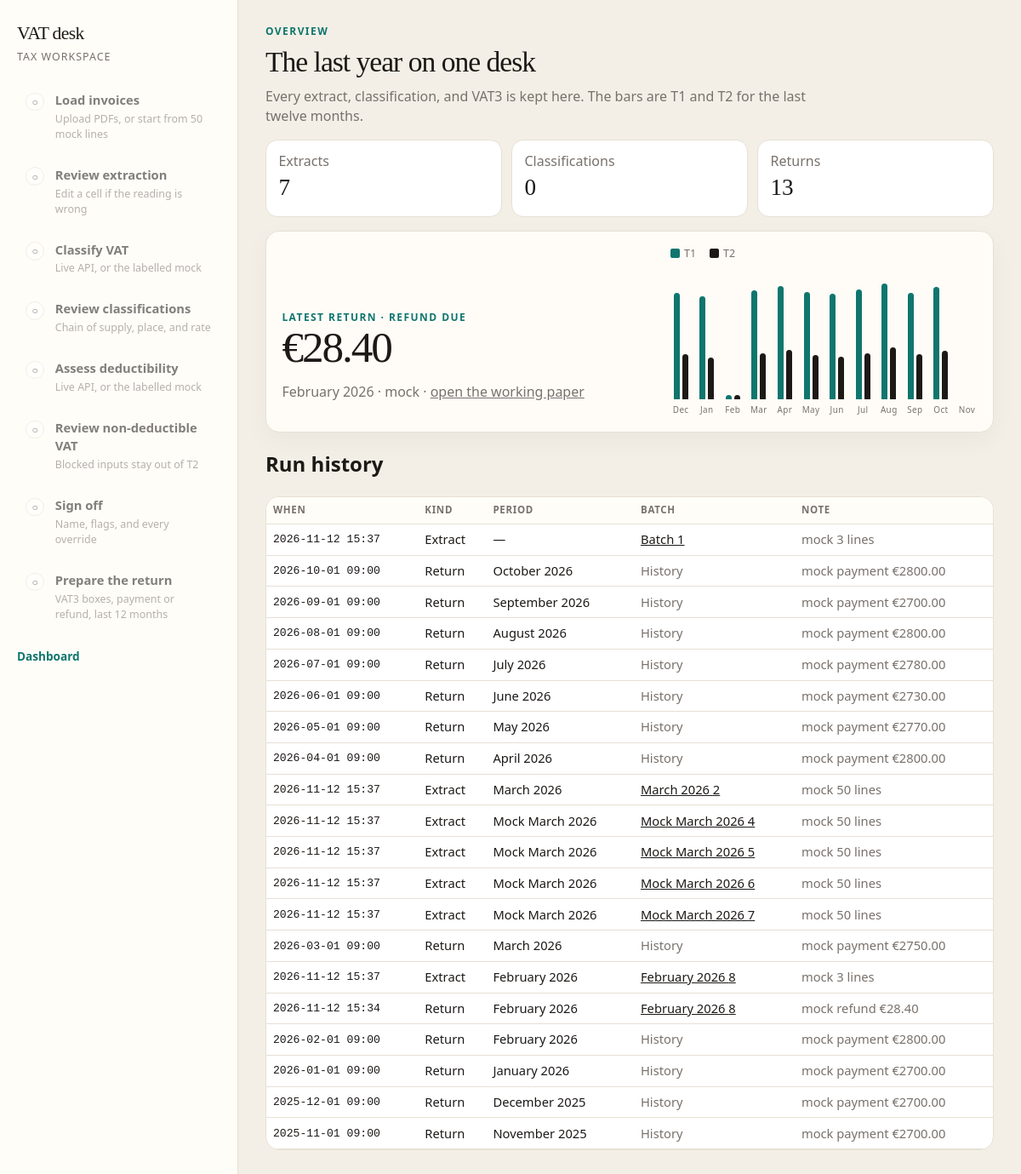
Page /dashboard/ on the earlier database version.
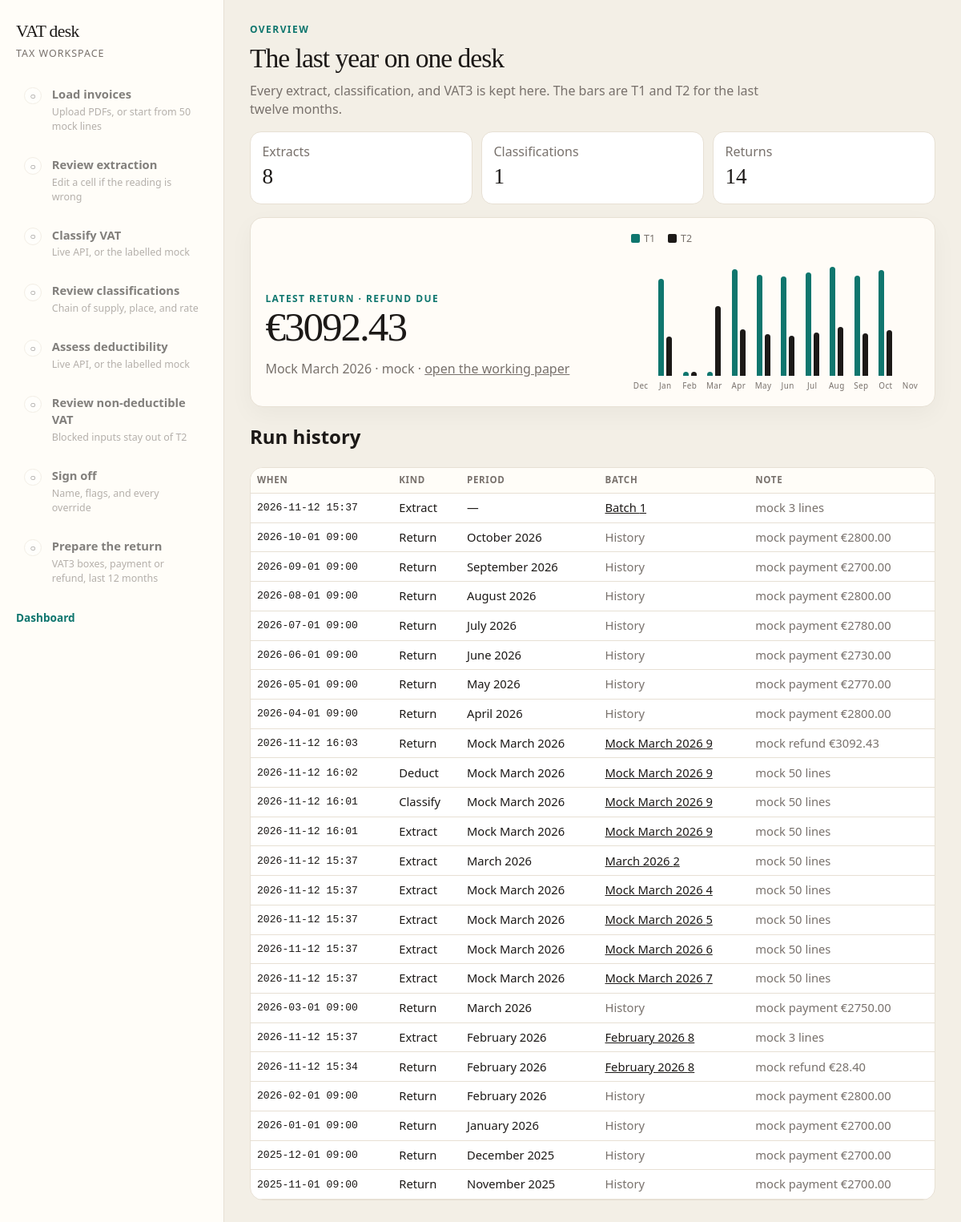
Same page on the later database version.
### items/models.py (models this page shows, shortened)
class VatRun(models.Model):
    EXTRACT = "extract"
    CLASSIFY = "classify"
    DEDUCT = "deduct"
    RETURN = "return"
    KIND_CHOICES = [
        (EXTRACT, "Extract"),
        (CLASSIFY, "Classify"),
        (DEDUCT, "Deduct"),
        (RETURN, "Return"),
    ]
    batch = models.ForeignKey(Batch, related_name="runs", null=True, blank=True, on_delete=models.CASCADE)
    kind = models.CharField(max_length=16, choices=KIND_CHOICES)
    created = models.DateTimeField(auto_now_add=True)
    period_label = models.CharField(max_length=64, blank=True)
    period_date = models.DateField(null=True, blank=True)
    mock = models.BooleanField(default=False)
    payload = models.JSONField(default=dict, blank=True)
    class Meta:
        ordering = ["-period_date", "-created", "-id"]

class Batch(models.Model):
    EXTRACTED = "extracted"
    EXTRACTION_ACCEPTED = "extraction_accepted"
    CLASSIFIED = "classified"
    DEDUCTIBILITY = "deductibility"
    DEDUCTION_ACCEPTED = "deduction_accepted"
    RETURN_READY = "return_ready"
    STATUS_CHOICES = [
        (EXTRACTED, "Review extraction"),
        (EXTRACTION_ACCEPTED, "Classifying"),
        (CLASSIFIED, "Review VAT"),
        (DEDUCTIBILITY, "Review deductibility"),
        (DEDUCTION_ACCEPTED, "Sign off"),
        (RETURN_READY, "VAT return"),
    ]
    created = models.DateTimeField(auto_now_add=True)
    status = models.CharField(max_length=32, choices=STATUS_CHOICES, default=EXTRACTED)
    period_label = models.CharField(max_length=64, blank=True)
    class Meta:
        ordering = ["-created"]

### items/views.py (the view)
# urls.py: path("dashboard/", views.dashboard, name="dashboard"),
def dashboard(request):
    backfill_mock_history()
    runs = VatRun.objects.select_related("batch")[:40]
    returns = list(VatRun.objects.filter(kind=VatRun.RETURN).order_by("-period_date", "-created")[:12])
    points = [(run.period_date, (run.payload or {}).get("boxes") or {}) for run in reversed(returns)]
    latest = VatRun.objects.filter(kind=VatRun.RETURN).order_by("-created").first()
    latest_boxes = (latest.payload or {}).get("boxes") if latest else None
    return render(
        request,
        "items/dashboard.html",
        {
            "batch": None,
            "plan": workspace_plan(None, dashboard=True),
            "runs": runs,
            "months": chart_months(points),
            "latest": latest,
            "latest_boxes": latest_boxes or {},
            "counts": {
                "extract": VatRun.objects.filter(kind=VatRun.EXTRACT).count(),
                "classify": VatRun.objects.filter(kind=VatRun.CLASSIFY).count(),
                "return": VatRun.objects.filter(kind=VatRun.RETURN).count(),
            },
        },
    )

### items/mocks.py (called while the page is built, shortened)
def seed_return_history():
    if VatRun.objects.filter(kind=VatRun.RETURN, mock=True, batch__isnull=True).count() >= 12:
        return

def backfill_mock_history():
    if Invoice.objects.filter(read_source="mock").exists():
        seed_return_history()
    missing = (
        Batch.objects.filter(invoices__read_source="mock")
        .exclude(runs__kind=VatRun.EXTRACT)
        .distinct()
    )

### items/plan.py (called while the page is built, shortened)
def _load_detail(batch, counts):
    if batch is None:
        return "Upload PDFs, or start from 50 mock lines"
    return f"{counts['lines']} lines · {counts['invoices']} invoices"

def _vat_detail(batch, counts):
    if batch is None or batch.status not in ("classified", "deductibility", "deduction_accepted", "return_ready"):
        return "Chain of supply, place, and rate"
    if counts["low"]:
        return f"{counts['low']} low-confidence lines"
    return "Every line is above the threshold"

def _deduct_detail(batch, counts):
    if batch is None or batch.status not in ("deductibility", "deduction_accepted", "return_ready"):
        return "Blocked inputs stay out of T2"
    blocked = InvoiceLine.objects.filter(invoice__batch=batch, deductible="none").count()
    if blocked:
        return f"{blocked} non-deductible lines"
    return "Nothing blocked"

def _href(batch, key, done, current):
    if batch is None or (key not in done and key != current):
        return ""

### items/vat.py (called while the page is built)
def parse_amount(value):
    text = str(value or "").strip()
    for token in (",", "€", "EUR", "eur"):
        text = text.replace(token, "")
    text = text.strip()
    if not text:
        return Decimal("0.00")
    try:
        return Decimal(text)
    except InvalidOperation:
        return Decimal("0.00")

def format_amount(value):
    return f"{value.quantize(Decimal('0.01'))}"

### items/vat3.py (called while the page is built)
def shift_month(day, offset):
    month_index = day.month - 1 + offset
    year = day.year + month_index // 12
    month = month_index % 12 + 1
    return date(year, month, 1)

def _dec(boxes, key):
    if not boxes:
        return Decimal("0.00")
    return parse_amount(boxes.get(key, "0"))

def _pct(value, peak):
    if value <= 0 or peak <= 0:
        return 0
    return max(4, int((value / peak) * 100))

### items/templates/items/dashboard.html (shortened to what this page needs)
{% extends "items/base.html" %}
{% block heading %}The last year on one desk{% endblock %}
{% block body %}
  <p class="lede">Every extract, classification, and VAT3 is kept here. The bars are T1 and T2 for the last twelve months.</p>
  <div class="stats">
    <div class="stat"><span class="muted">Extracts</span><strong>{{ counts.extract }}</strong></div>
    <div class="stat"><span class="muted">Classifications</span><strong>{{ counts.classify }}</strong></div>
    <div class="stat"><span class="muted">Returns</span><strong>{{ counts.return }}</strong></div>
  </div>
  {% if latest_boxes.outcome %}
  <section class="card verdict">
    <div>
      {% if latest_boxes.outcome == "payment" %}
        <p class="kicker">Latest return · payment due</p>
      {% elif latest_boxes.outcome == "refund" %}
        <p class="kicker">Latest return · refund due</p>
      {% else %}
        <p class="kicker">Latest return · nothing due</p>
      {% endif %}
      <p class="due">€{{ latest_boxes.due }}</p>
      <p class="muted">{{ latest.period_label }}{% if latest.mock %} · mock{% endif %}{% if latest.batch %} · <a href="{% url 'batch_return' latest.batch.pk %}">open the working paper</a>{% endif %}</p>
    </div>
    <div>
      <div class="legend"><span><b class="t1"></b>T1</span><span><b class="t2"></b>T2</span></div>
      <div class="chart">
        {% for month in months %}
        <div class="col" title="{{ month.label }} {{ month.year }} · T1 {{ month.t1 }} · T2 {{ month.t2 }}">
          <div class="pair">
            <i class="t1" style="height: {{ month.t1_pct }}%"></i>
            <i class="t2" style="height: {{ month.t2_pct }}%"></i>
          </div>
          <small>{{ month.label }}</small>
        </div>
        {% endfor %}
      </div>
    </div>
  </section>
  {% else %}
  <section class="card">
    <h2>No returns yet</h2>
    <p class="muted">Runs appear here after you load invoices, classify them, or prepare a return.</p>
  </section>
  {% endif %}
  {% if runs %}
  <h2>Run history</h2>
  <div class="table-wrap">
    <table>
      <thead>
        <tr><th>When</th><th>Kind</th><th>Period</th><th>Batch</th><th>Note</th></tr>
      </thead>
      <tbody>
        {% for run in runs %}
        <tr>
          <td class="num">{{ run.created|date:"Y-m-d H:i" }}</td>
          <td>{{ run.get_kind_display }}</td>
          <td>{{ run.period_label|default:"—" }}</td>
          <td>
            {% if run.batch %}
              <a href="{% url 'batch_detail' run.batch.pk %}">{{ run.batch.period_label|default:"Batch" }} {{ run.batch.pk }}</a>
            {% else %}
              <span class="muted">History</span>
            {% endif %}
          </td>
          <td class="muted">{% if run.mock %}mock{% endif %} {% if run.payload.boxes %}{{ run.payload.boxes.outcome }} €{{ run.payload.boxes.due }}{% elif run.payload.line_count %}{{ run.payload.line_count }} lines{% endif %}</td>
        </tr>
        {% endfor %}
      </tbody>
    </table>
  </div>
  {% endif %}
{% endblock %}

### items/templates/items/base.html (shortened to what this page needs)
<!DOCTYPE html>
<html lang="en">
<head>
</head>
<body>
  <div class="shell">
    <aside class="plan">
      <div class="brand"><a href="{% url 'batch_list' %}">VAT desk</a></div>
      <p class="eyebrow">Tax workspace</p>
      <ol class="steps">
        {% for step in plan.steps %}
        <li class="step {{ step.state }}">
          <span class="mark">{% if step.state == "done" %}✓{% elif step.state == "current" %}●{% else %}○{% endif %}</span>
          <div>
            {% if step.href %}<a class="step-title" href="{{ step.href }}">{{ step.title }}</a>{% else %}<div class="step-title">{{ step.title }}</div>{% endif %}
            <div class="step-detail">{{ step.detail }}</div>
          </div>
        </li>
        {% endfor %}
      </ol>
      <a class="dash-link" href="{% url 'dashboard' %}">Dashboard</a>
    </aside>
    <main>
      <p class="kicker">{{ plan.kicker }}</p>
      <h1>{% block heading %}{{ plan.current_title }}{% endblock %}</h1>
      {% block body %}{% endblock %}
    </main>
  </div>
</body>
</html>

### items/templates/items/base.html (style rules this page uses)
:root { color-scheme: light; --bg: #f3efe6; --ink: #1c1917; --muted: #78716c; --line: #e7e0d4; --card: #fffcf7; --teal: #0f766e; --teal-soft: #ccfbf1; --amber: #fef3c7; --amber-ink: #92400e; --danger: #b91c1c; }
* { box-sizing: border-box; }
body { margin: 0; min-height: 100vh; background: var(--bg); color: var(--ink); font-family: "Avenir Next", "Segoe UI", sans-serif; line-height: 1.45; }
a { color: inherit; }
.shell { display: grid; grid-template-columns: 280px 1fr; min-height: 100vh; }
.plan { position: sticky; top: 0; height: 100vh; padding: 1.5rem 1.25rem; background: #fffdf8; border-right: 1px solid var(--line); overflow: auto; }
.brand { font-family: Palatino, "Iowan Old Style", Georgia, serif; font-size: 1.35rem; letter-spacing: -0.03em; }
.brand a { text-decoration: none; }
.eyebrow { margin: 0.2rem 0 1.2rem; color: var(--muted); font-size: 0.78rem; letter-spacing: 0.08em; text-transform: uppercase; }
.steps { list-style: none; margin: 0; padding: 0; display: flex; flex-direction: column; gap: 0.35rem; }
.step { display: grid; grid-template-columns: 1.6rem 1fr; gap: 0.55rem; padding: 0.7rem 0.65rem; border-radius: 12px; }
.step.todo { opacity: 0.55; }
.mark { width: 1.35rem; height: 1.35rem; border-radius: 999px; display: grid; place-items: center; font-size: 0.75rem; margin-top: 0.1rem; border: 1px solid var(--line); background: #fff; }
.step-title { font-weight: 600; font-size: 0.92rem; text-decoration: none; }
.step-detail { color: var(--muted); font-size: 0.78rem; margin-top: 0.15rem; }
main { padding: 1.75rem 2rem 3rem; max-width: 1180px; }
.kicker { margin: 0; color: var(--teal); font-size: 0.75rem; letter-spacing: 0.12em; text-transform: uppercase; font-weight: 700; }
h1 { font-family: Palatino, "Iowan Old Style", Georgia, serif; font-size: 2.1rem; font-weight: 500; letter-spacing: -0.03em; margin: 0.25rem 0; }
.lede { color: var(--muted); max-width: 40rem; margin-top: 0; }
.card { background: var(--card); border: 1px solid var(--line); border-radius: 16px; padding: 1.1rem 1.15rem 1.2rem; box-shadow: 0 10px 30px rgba(28, 25, 23, 0.04); }
.table-wrap { max-height: calc(100vh - 240px); overflow: auto; border: 1px solid var(--line); border-radius: 16px; background: white; }
table { width: 100%; border-collapse: collapse; font-size: 0.92rem; }
th, td { text-align: left; vertical-align: middle; padding: 0.45rem 0.5rem; border-bottom: 1px solid var(--line); }
th { position: sticky; top: 0; background: #fffdf8; font-size: 0.72rem; letter-spacing: 0.06em; text-transform: uppercase; color: var(--muted); }
.num { font-variant-numeric: tabular-nums; font-family: ui-monospace, "SF Mono", monospace; font-size: 0.82rem; }
.muted { color: var(--muted); }
.dash-link { display: inline-block; margin-top: 1.2rem; color: var(--teal); font-size: 0.85rem; font-weight: 650; text-decoration: none; }
.verdict { display: grid; grid-template-columns: 1.1fr 0.9fr; gap: 1rem; align-items: end; margin-bottom: 1rem; }
.due { font-family: Palatino, "Iowan Old Style", Georgia, serif; font-size: 3.2rem; line-height: 0.95; letter-spacing: -0.04em; margin: 0.2rem 0; }
.chart { display: flex; align-items: flex-end; gap: 0.4rem; height: 168px; margin-top: 0.8rem; }
.col { flex: 1; min-width: 0; height: 100%; display: flex; flex-direction: column; justify-content: flex-end; align-items: center; }
.pair { display: flex; align-items: flex-end; gap: 3px; height: 136px; width: 100%; justify-content: center; }
.pair i { display: block; width: 7px; border-radius: 5px 5px 0 0; background: #d6d3d1; }
.pair i.t1 { background: var(--teal); }
.pair i.t2 { background: var(--ink); }
.col small { margin-top: 0.3rem; font-size: 0.62rem; letter-spacing: 0.04em; color: var(--muted); }
.legend { display: flex; gap: 1rem; color: var(--muted); font-size: 0.78rem; }
.legend b { display: inline-block; width: 0.7rem; height: 0.7rem; border-radius: 2px; margin-right: 0.3rem; vertical-align: -1px; }
.legend .t1 { background: var(--teal); }
.legend .t2 { background: var(--ink); }
.stats { display: grid; grid-template-columns: repeat(3, 1fr); gap: 0.7rem; margin: 1rem 0; }
.stat { background: white; border: 1px solid var(--line); border-radius: 14px; padding: 0.8rem 0.9rem; }
.stat strong { display: block; font-family: Palatino, Georgia, serif; font-size: 1.7rem; font-weight: 500; }

Differences in the rows shown:
added VatRun: period_label "Mock March 2026", created "2026-11-12 16:03", kind "Return", batch.period_label "Mock March 2026", batch.pk "9", mock "mock", payload.boxes.outcome "refund", payload.boxes.due "3092.43"
added VatRun: created "2026-11-12 16:02", kind "Deduct", period_label "Mock March 2026", batch.period_label "Mock March 2026", batch.pk "9", mock "mock", payload.line_count "50"
added VatRun: created "2026-11-12 16:01", kind "Classify", period_label "Mock March 2026", batch.period_label "Mock March 2026", batch.pk "9", mock "mock", payload.line_count "50"
added VatRun: created "2026-11-12 16:01", kind "Extract", period_label "Mock March 2026", batch.period_label "Mock March 2026", batch.pk "9", mock "mock", payload.line_count "50"
Other differences:
{{ counts.extract }}: "7" → "8"
{{ counts.classify }}: "0" → "1"
{{ counts.return }}: "13" → "14"
{{ latest_boxes.due }}: "28.40" → "3092.43"
{{ month.t1_pct }}: 94 → 4 (drawn)
{{ month.t2_pct }}: 40 → 64 (drawn)
{{ latest.period_label }}: "February 2026" → "Mock March 2026"
